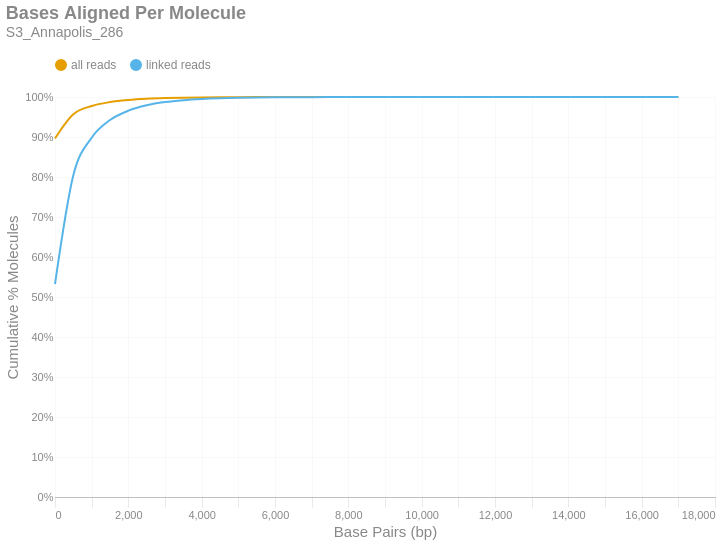

This figure's notebook cell:
### Markdown cell above
### Bases Aligned Per Molecule
This is a cumulative frequency distribution showing the number of base pairs aligned per unique molecule. These data are shown in 500 bp bins. There are two distributions: one with `all reads` (yellow) and another with only `linked reads` (blue). The percent of molecules in the `linked reads` distribution is relative to the total number of linked molecules.

### Code cell
if SKIPLR:
    print_html(f"Skipped")
else:
    binned_df = consolidated_hist(valids['aligned_bp'], mask, 500, True)
    with SafeRender(binned_df):
        (
            density_plot(binned_df, 'Bases Aligned Per Molecule', samplename, 'basesper')
            .encode(
                x=alt.X('bin:Q', title="Base Pairs (bp)").axis(tickMinStep=500).scale(padding=0),
                y=alt.Y('value:Q', title='Cumulative % Molecules')
                    .axis(format='%')
                    .scale(domain = [0,1])
                    .stack(False),
                color=alt.Color("key:N").scale(domain = ["all reads", "linked reads"]),
                tooltip = [
                    alt.Tooltip("key:N", title = "Data Type"),
                    alt.Tooltip("range_label:N", title="Bases Aligned Per Molecule"),
                    alt.Tooltip("value:Q", format = ".2%", title="% Molecules (Cum.)")
                ]
            )
        ).display()

### Figure 1 — Vega-Lite specification as saved in the notebook (floating-point values rounded to 4 significant figures)
{"width": "container", "height": 400, "config": {"title": {"anchor": "start", "dy": -15, "fontSize": 18, "color": "#888888", "subtitleColor": "#888888", "subtitleFontSize": 14}, "arc": {"fill": "#0072B2"}, "axis": {"domainColor": "#888888", "domainWidth": 0.5, "gridWidth": 0.2, "grid": false, "titleFontWeight": 400, "titleFontSize": 15, "labelFontSize": 11, "labelColor": "#888888", "tickColor": "#888888", "tickWidth": 0.2, "titleColor": "#888888"}, "axisBand": {"grid": false}, "axisX": {"grid": true, "tickSize": 10, "domainCap": "round"}, "axisY": {"domain": false, "grid": true, "tickSize": 0, "domainCap": "round"}, "background": "transparent", "header": {"labelFontSize": 15, "labelColor": "#888888", "titleFontSize": 15, "titleFontWeight": 600, "titleColor": "#888888"}, "legend": {"labelFont": "sans-serif", "labelFontSize": 12, "labelColor": "#888888", "symbolSize": 100, "symbolType": "circle", "titleFontSize": 12, "titlePadding": 10, "titleColor": "#888888", "title": null, "orient": "top"}, "range": {"category": ["#E69F00", "#56B4E9", "#009E73", "#F0E442", "#0072B2", "#D55E00", "#CC79A7", "#000000"], "diverging": ["#cfe8f3", "#a2d4ec", "#73bfe2", "#46abdb", "#1696d2", "#12719e"]}, "area": {"fill": "#0072B2", "fillOpacity": 0.7, "line": true, "strokeOpacity": 0.7}, "line": {"color": "#0072B2", "stroke": "#0072B2", "strokeWidth": 2}, "trail": {"color": "#0072B2", "stroke": "#0072B2", "strokeWidth": 0, "size": 1}, "point": {"filled": true, "fillOpacity": 1.0, "size": 95}, "text": {"color": "#888888", "fontSize": 11, "align": "right", "fontWeight": 400, "size": 11}, "bar": {"fill": "#0072B2", "stroke": null}, "view": {"stroke": null, "continuousWidth": 660, "continuousHeight": 400}}, "data": {"name": "data-1aa486d337d6fd9f398caa511971c54b"}, "mark": {"type": "line", "interpolate": "monotone", "point": {"opacity": 0, "size": 275}}, "encoding": {"color": {"field": "key", "scale": {"domain": ["all reads", "linked reads"]}, "type": "nominal"}, "tooltip": [{"field": "key", "title": "Data Type", "type": "nominal"}, {"field": "range_label", "title": "Bases Aligned Per Molecule", "type": "nominal"}, {"field": "value", "format": ".2%", "title": "% Molecules (Cum.)", "type": "quantitative"}], "x": {"axis": {"tickMinStep": 500}, "field": "bin", "scale": {"padding": 0}, "title": "Base Pairs (bp)", "type": "quantitative"}, "y": {"axis": {"format": "%"}, "field": "value", "scale": {"domain": [0, 1]}, "stack": false, "title": "Cumulative % Molecules", "type": "quantitative"}}, "params": [{"name": "param_c36ac31b6afebe62", "select": {"type": "point", "fields": ["key"]}, "bind": "legend"}], "title": {"text": "Bases Aligned Per Molecule", "subtitle": "S3_Annapolis_286"}, "transform": [{"fold": ["all reads (cumsum)", "linked reads (cumsum)"]}, {"calculate": "replace(datum.key, ' (cumsum)', '')", "as": "key"}, {"filter": {"param": "param_c36ac31b6afebe62"}}], "usermeta": {"embedOptions": {"downloadFileName": "S3_Annapolis_286.basesper"}}, "$schema": "https://vega.github.io/schema/vega-lite/v6.1.0.json", "datasets": {"data-1aa486d337d6fd9f398caa511971c54b": [{"bin": "0.0", "interval": "0.0-500.0", "all reads": 0.8963, "linked reads": 0.5324, "all reads (cumsum)": 0.8963, "linked reads (cumsum)": 0.5324, "range_label": "0-499"}, {"bin": "500.0", "interval": "500.0-1000.0", "all reads": 0.06046, "linked reads": 0.2721, "all reads (cumsum)": 0.9567, "linked reads (cumsum)": 0.8044, "range_label": "500-999"}, {"bin": "1000.0", "interval": "1000.0-1500.0", "all reads": 0.02074, "linked reads": 0.09377, "all reads (cumsum)": 0.9775, "linked reads (cumsum)": 0.8982, "range_label": "1000-1499"}, {"bin": "1500.0", "interval": "1500.0-2000.0", "all reads": 0.009768, "linked reads": 0.04416, "all reads (cumsum)": 0.9873, "linked reads (cumsum)": 0.9424, "range_label": "1500-1999"}, {"bin": "2000.0", "interval": "2000.0-2500.0", "all reads": 0.005177, "linked reads": 0.02341, "all reads (cumsum)": 0.9924, "linked reads (cumsum)": 0.9658, "range_label": "2000-2499"}, {"bin": "2500.0", "interval": "2500.0-3000.0", "all reads": 0.003007, "linked reads": 0.01359, "all reads (cumsum)": 0.9954, "linked reads (cumsum)": 0.9794, "range_label": "2500-2999"}, {"bin": "3000.0", "interval": "3000.0-3500.0", "all reads": 0.001757, "linked reads": 0.007943, "all reads (cumsum)": 0.9972, "linked reads (cumsum)": 0.9873, "range_label": "3000-3499"}, {"bin": "3500.0", "interval": "3500.0-4000.0", "all reads": 0.001063, "linked reads": 0.004806, "all reads (cumsum)": 0.9983, "linked reads (cumsum)": 0.9921, "range_label": "3500-3999"}, {"bin": "4000.0", "interval": "4000.0-4500.0", "all reads": 0.0006479, "linked reads": 0.002929, "all reads (cumsum)": 0.9989, "linked reads (cumsum)": 0.995, "range_label": "4000-4499"}, {"bin": "4500.0", "interval": "4500.0-5000.0", "all reads": 0.000408, "linked reads": 0.001845, "all reads (cumsum)": 0.9993, "linked reads (cumsum)": 0.9969, "range_label": "4500-4999"}, {"bin": "5000.0", "interval": "5000.0-5500.0", "all reads": 0.0002448, "linked reads": 0.001107, "all reads (cumsum)": 0.9996, "linked reads (cumsum)": 0.998, "range_label": "5000-5499"}, {"bin": "5500.0", "interval": "5500.0-6000.0", "all reads": 0.0001546, "linked reads": 0.000699, "all reads (cumsum)": 0.9997, "linked reads (cumsum)": 0.9987, "range_label": "5500-5999"}, {"bin": "6000.0", "interval": "6000.0-6500.0", "all reads": 0.000105, "linked reads": 0.0004748, "all reads (cumsum)": 0.9998, "linked reads (cumsum)": 0.9992, "range_label": "6000-6499"}, {"bin": "6500.0", "interval": "6500.0-7000.0", "all reads": 6.556e-05, "linked reads": 0.0002964, "all reads (cumsum)": 0.9999, "linked reads (cumsum)": 0.9995, "range_label": "6500-6999"}, {"bin": "7000.0", "interval": "7000.0-7500.0", "all reads": 3.851e-05, "linked reads": 0.0001741, "all reads (cumsum)": 0.9999, "linked reads (cumsum)": 0.9996, "range_label": "7000-7499"}, {"bin": "7500.0", "interval": "7500.0-8000.0", "all reads": 2.761e-05, "linked reads": 0.0001248, "all reads (cumsum)": 0.9999, "linked reads (cumsum)": 0.9998, "range_label": "7500-7999"}, {"bin": "8000.0", "interval": "8000.0-8500.0", "all reads": 1.578e-05, "linked reads": 7.134e-05, "all reads (cumsum)": 1.0, "linked reads (cumsum)": 0.9998, "range_label": "8000-8499"}, {"bin": "8500.0", "interval": "8500.0-9000.0", "all reads": 1.259e-05, "linked reads": 5.69e-05, "all reads (cumsum)": 1.0, "linked reads (cumsum)": 0.9999, "range_label": "8500-8999"}, {"bin": "9000.0", "interval": "9000.0-9500.0", "all reads": 6.763e-06, "linked reads": 3.057e-05, "all reads (cumsum)": 1.0, "linked reads (cumsum)": 0.9999, "range_label": "9000-9499"}, {"bin": "9500.0", "interval": "9500.0-10000.0", "all reads": 6.763e-06, "linked reads": 3.057e-05, "all reads (cumsum)": 1.0, "linked reads (cumsum)": 0.9999, "range_label": "9500-9999"}, {"bin": "10000.0", "interval": "10000.0-10500.0", "all reads": 4.321e-06, "linked reads": 1.953e-05, "all reads (cumsum)": 1.0, "linked reads (cumsum)": 1.0, "range_label": "10000-10499"}, {"bin": "10500.0", "interval": "10500.0-11000.0", "all reads": 1.691e-06, "linked reads": 7.644e-06, "all reads (cumsum)": 1.0, "linked reads (cumsum)": 1.0, "range_label": "10500-10999"}, {"bin": "11000.0", "interval": "11000.0-11500.0", "all reads": 1.127e-06, "linked reads": 5.096e-06, "all reads (cumsum)": 1.0, "linked reads (cumsum)": 1.0, "range_label": "11000-11499"}, {"bin": "11500.0", "interval": "11500.0-12000.0", "all reads": 1.127e-06, "linked reads": 5.096e-06, "all reads (cumsum)": 1.0, "linked reads (cumsum)": 1.0, "range_label": "11500-11999"}, {"bin": "12000.0", "interval": "12000.0-12500.0", "all reads": 9.393e-07, "linked reads": 4.246e-06, "all reads (cumsum)": 1.0, "linked reads (cumsum)": 1.0, "range_label": "12000-12499"}, {"bin": "12500.0", "interval": "12500.0-13000.0", "all reads": 3.757e-07, "linked reads": 1.699e-06, "all reads (cumsum)": 1.0, "linked reads (cumsum)": 1.0, "range_label": "12500-12999"}, {"bin": "13000.0", "interval": "13000.0-13500.0", "all reads": 5.636e-07, "linked reads": 2.548e-06, "all reads (cumsum)": 1.0, "linked reads (cumsum)": 1.0, "range_label": "13000-13499"}, {"bin": "13500.0", "interval": "13500.0-14000.0", "all reads": 1.127e-06, "linked reads": 5.096e-06, "all reads (cumsum)": 1.0, "linked reads (cumsum)": 1.0, "range_label": "13500-13999"}, {"bin": "14000.0", "interval": "14000.0-14500.0", "all reads": 0.0, "linked reads": 0.0, "all reads (cumsum)": 1.0, "linked reads (cumsum)": 1.0, "range_label": "14000-14499"}, {"bin": "14500.0", "interval": "14500.0-15000.0", "all reads": 0.0, "linked reads": 0.0, "all reads (cumsum)": 1.0, "linked reads (cumsum)": 1.0, "range_label": "14500-14999"}, {"bin": "15000.0", "interval": "15000.0-15500.0", "all reads": 0.0, "linked reads": 0.0, "all reads (cumsum)": 1.0, "linked reads (cumsum)": 1.0, "range_label": "15000-15499"}, {"bin": "15500.0", "interval": "15500.0-16000.0", "all reads": 0.0, "linked reads": 0.0, "all reads (cumsum)": 1.0, "linked reads (cumsum)": 1.0, "range_label": "15500-15999"}, {"bin": "16000.0", "interval": "16000.0-16500.0", "all reads": 0.0, "linked reads": 0.0, "all reads (cumsum)": 1.0, "linked reads (cumsum)": 1.0, "range_label": "16000-16499"}, {"bin": "16500.0", "interval": "16500.0-17000.0", "all reads": 0.0, "linked reads": 0.0, "all reads (cumsum)": 1.0, "linked reads (cumsum)": 1.0, "range_label": "16500-16999"}, {"bin": "17000.0", "interval": "17000.0-17500.0", "all reads": 1.879e-07, "linked reads": 8.493e-07, "all reads (cumsum)": 1.0, "linked reads (cumsum)": 1.0, "range_label": "17000-17499"}]}}
